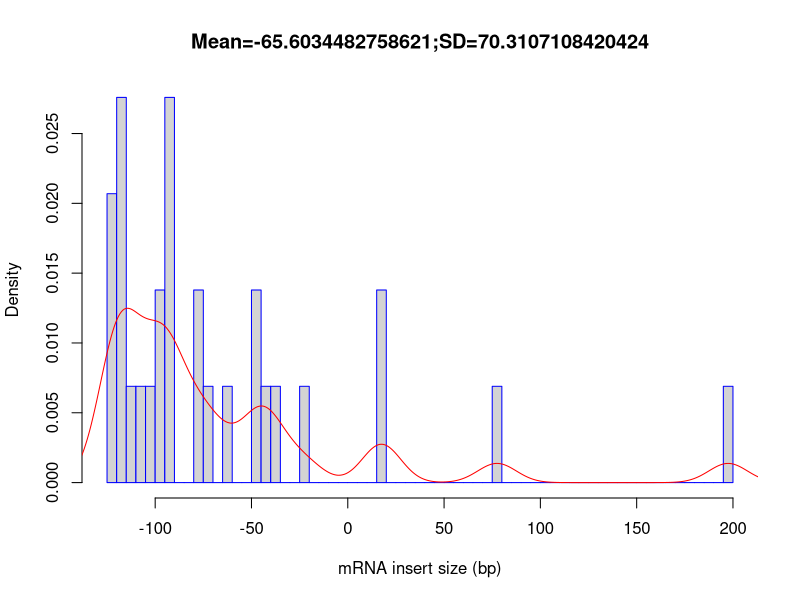

The R script that drew this image:
out_file = 'Atha_Ler-0_sl_FLT_uG_Rep4'
pdf('Atha_Ler-0_sl_FLT_uG_Rep4.inner_distance_plot.pdf')
fragsize=rep(c(-147.5,-142.5,-137.5,-132.5,-127.5,-122.5,-117.5,-112.5,-107.5,-102.5,-97.5,-92.5,-87.5,-82.5,-77.5,-72.5,-67.5,-62.5,-57.5,-52.5,-47.5,-42.5,-37.5,-32.5,-27.5,-22.5,-17.5,-12.5,-7.5,-2.5,2.5,7.5,12.5,17.5,22.5,27.5,32.5,37.5,42.5,47.5,52.5,57.5,62.5,67.5,72.5,77.5,82.5,87.5,92.5,97.5,102.5,107.5,112.5,117.5,122.5,127.5,132.5,137.5,142.5,147.5,152.5,157.5,162.5,167.5,172.5,177.5,182.5,187.5,192.5,197.5,202.5,207.5,212.5,217.5,222.5,227.5,232.5,237.5,242.5,247.5,252.5,257.5,262.5,267.5,272.5,277.5,282.5,287.5,292.5,297.5,302.5,307.5,312.5,317.5,322.5,327.5,332.5,337.5,342.5,347.5),times=c(0,0,0,0,0,3,4,1,1,1,2,4,0,0,2,1,0,1,0,0,2,1,1,0,0,1,0,0,0,0,0,0,0,2,0,0,0,0,0,0,0,0,0,0,0,1,0,0,0,0,0,0,0,0,0,0,0,0,0,0,0,0,0,0,0,0,0,0,0,1,0,0,0,0,0,0,0,0,0,0,0,0,0,0,0,0,0,0,0,0,0,0,0,0,0,0,0,0,0,0))
frag_sd = sd(fragsize)
frag_mean = mean(fragsize)
frag_median = median(fragsize)
write(x=c("Name","Mean","Median","sd"), sep="	", file=stdout(),ncolumns=4)
write(c(out_file,frag_mean,frag_median,frag_sd),sep="	", file=stdout(),ncolumns=4)
hist(fragsize,probability=T,breaks=100,xlab="mRNA insert size (bp)",main=paste(c("Mean=",frag_mean,";","SD=",frag_sd),collapse=""),border="blue")
lines(density(fragsize,bw=10),col='red')
dev.off()
